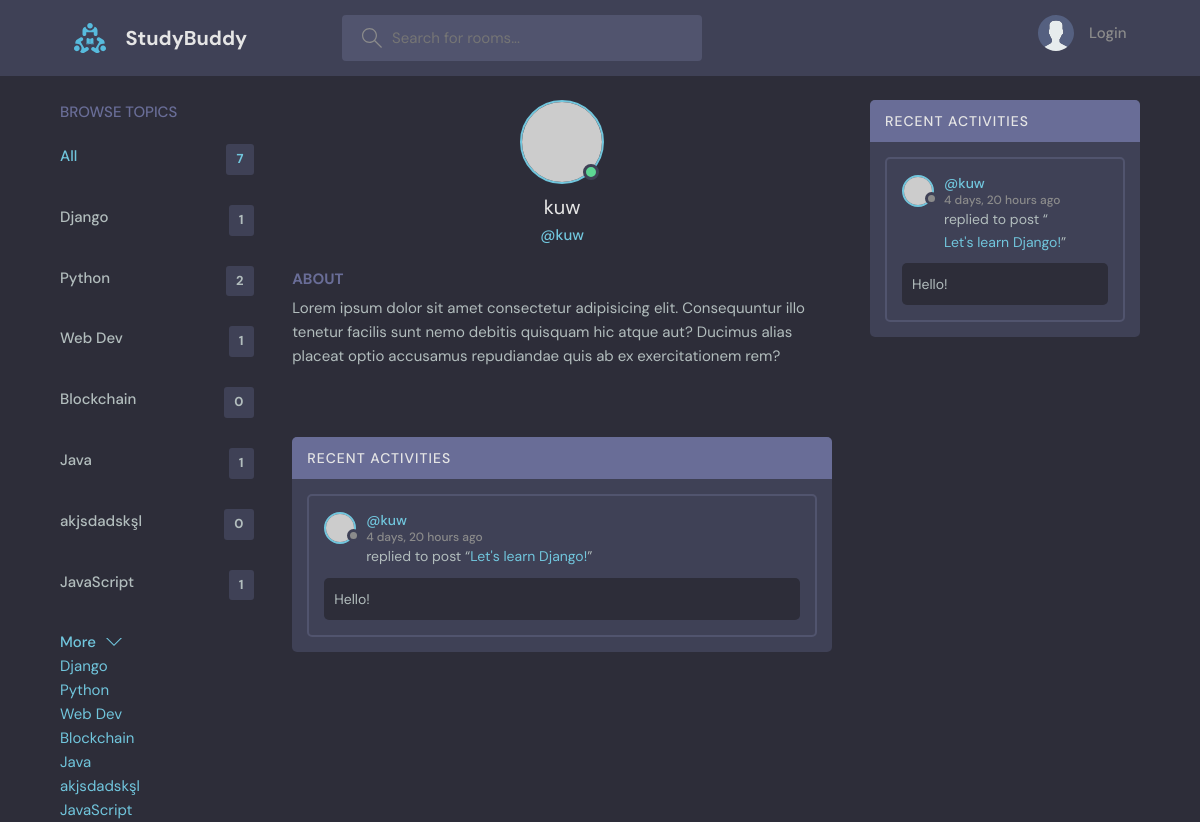
Page /profile/1/ on the committed database.
### base/models.py (models this page shows, shortened)
class Topic(models.Model):
    name = models.CharField(max_length=200)
    def __str__(self):
        return self.name

class Message(models.Model):
    user = models.ForeignKey(User, on_delete=models.CASCADE)
    room = models.ForeignKey(Room,on_delete=models.CASCADE)
    body = models.TextField()
    updated = models.DateTimeField(auto_now=True)
    created = models.DateTimeField(auto_now_add=True)
    class Meta:
        ordering = ['-updated', '-created']

class Room(models.Model):
    host = models.ForeignKey(User, on_delete=models.SET_NULL, null=True)
    topic = models.ForeignKey('Topic', null=True, on_delete=models.SET_NULL)
    name = models.CharField(max_length=100)
    description = models.TextField(null=True, blank=True)
    participants = models.ManyToManyField(User, related_name='participants', blank=True)
    updated = models.DateTimeField(auto_now=True)
    created = models.DateTimeField(auto_now_add=True)
    class Meta:
        ordering = ['-updated','-created']
    def __str__(self):
        return self.name

### base/views.py (the view)
# urls.py: path('profile/<str:pk>/', views.userProfile, name='user-profile'),
def userProfile(req,pk):
    user = User.objects.get(id=pk)
    rooms = user.room_set.all()
    room_messages = user.message_set.all()
    topics = Topic.objects.all()
    context = {
        'user' : user,
        'rooms' : rooms,
        'room_messages' : room_messages,
        'topics' : topics
    }
    return render(req, 'base/profile.html' , context)

### templates/base/profile.html (shortened to what this page needs)
{% extends 'main.html' %} {% block content %}
<main class="profile-page layout layout--3">
  <div class="container">
    {% include 'base/topics_component.html'%}
    <div class="roomList">
      <div class="profile">
        <div class="profile__avatar">
          <div class="avatar avatar--large active">
            <img src="https://randomuser.me/api/portraits/men/11.jpg" />
          </div>
        </div>
        <div class="profile__info">
          <h3>{{user.username}}</h3>
          <p>@{{user.username}}</p>
        </div>
        <div class="profile__about">
          <h3>About</h3>
          <p>
            Lorem ipsum dolor sit amet consectetur adipisicing elit.
            Consequuntur illo tenetur facilis sunt nemo debitis quisquam hic
            atque aut? Ducimus alias placeat optio accusamus repudiandae quis ab
            ex exercitationem rem?
          </p>
        </div>
      </div>
      <div class="roomList__header">
      </div>
      {% include 'base/activity_component.html' %}
    </div>
    {% include 'base/activity_component.html' %}
  </div>
</main>
{% endblock content %}

### templates/main.html (shortened to what this page needs)
<!DOCTYPE html>
{% load static %}
<html lang="en">
  <head>
    <link rel="stylesheet" href="{% static 'styles/style.css' %}" />
  </head>
  <body>
    {% include 'navbar.html' %} {% block content %}{% endblock %}
  </body>
</html>

### templates/navbar.html (shortened to what this page needs)
{% load static %}
<header class="header header--loggedIn">
  <div class="container">
    <a href="{% url 'home' %}" class="header__logo">
      <img src="{% static 'images/logo.svg'%}" />
      <h1>StudyBuddy</h1>
    </a>
    <form class="header__search" method="GET" action="{% url 'home' %}">
      <label>
        <input name="q" placeholder="Search for rooms..." />
      </label>
    </form>
    <nav class="header__menu">
      {% if request.user.is_authenticated %}
      <div class="header__user">
        <a href="{% url 'user-profile' request.user.id %}">
          <div class="avatar avatar--medium active">
            <img src="https://randomuser.me/api/portraits/men/37.jpg" />
          </div>
          <p>
            {{request.user.username}} <span>@{{request.user.username}}</span>
          </p>
        </a>
        <button class="dropdown-button">
          <svg
            version="1.1"
            xmlns="http://www.w3.org/2000/svg"
            width="32"
            height="32"
            viewBox="0 0 32 32"
          >
            <title>chevron-down</title>
            <path d="M16 21l-13-13h-3l16 16 16-16h-3l-13 13z"></path>
          </svg>
        </button>
      </div>
      {% else %}
      <a href="{% url 'login' %}">
        <img src="{% static 'images/avatar.svg' %}" />
        <p>Login</p>
      </a>
      {% endif %}
    </nav>
  </div>
</header>

### templates/base/topics_component.html
<div class="topics">
  <div class="topics__header">
    <h2>Browse Topics</h2>
  </div>
  <ul class="topics__list">
    <li>
      <a href="{% url 'home' %}" class="active"
        >All <span>{{topics.count}}</span></a
      >
    </li>
    {% for topic in topics %}
    <li>
      <a href="{%url 'home' %}?q={{topic.name}}"
        >{{topic}} <span>{{topic.room_set.all.count}}</span></a
      >
    </li>
    {% endfor %}
  </ul>
  <a class="btn btn--link" href="{% url 'topics' %}">
    More
    <svg
      version="1.1"
      xmlns="http://www.w3.org/2000/svg"
      width="32"
      height="32"
      viewBox="0 0 32 32"
    >
      <title>chevron-down</title>
      <path d="M16 21l-13-13h-3l16 16 16-16h-3l-13 13z"></path>
    </svg>
  </a>
  {% for topic in topics %}
  <div>
    <a href="{%url 'home' %}?q={{topic.name}}">{{topic}}</a>
  </div>
  {% endfor %}
</div>

### templates/base/activity_component.html (shortened to what this page needs)
<div class="activities">
  <div class="activities__header">
    <h2>Recent Activities</h2>
  </div>
  {% for message in room_messages %}
  <div class="activities__box">
    <div class="activities__boxHeader roomListRoom__header">
      <a
        href="{% url 'user-profile' message.user.id %}"
        class="roomListRoom__author"
      >
        <div class="avatar avatar--small">
          <img src="https://randomuser.me/api/portraits/women/11.jpg" />
        </div>
        <p>
          @{{message.user}}
          <span>{{message.created |timesince }} ago</span>
        </p>
      </a>
    </div>
    <div class="activities__boxContent">
      <p>
        replied to post “<a href="{% url 'room' message.room.id %}"
          >{{message.room}}</a
        >”
      </p>
      <div class="activities__boxRoomContent">{{message.body}}</div>
    </div>
  </div>
  {% endfor %}
</div>

### rows in the picture
Topic: name "Django", room_set.all.count "1"
Topic: name "Python", room_set.all.count "2"
Topic: name "Web Dev", room_set.all.count "1"
Topic: name "Blockchain", room_set.all.count "0"
Topic: name "Java", room_set.all.count "1"
Topic: name "akjsdadskşl", room_set.all.count "0"
Topic: name "JavaScript", room_set.all.count "1"
Message: user "kuw", created "4 days, 20 hours", room "Let's learn Django!", body "Hello!"

### other values in the picture
{{ topics.count }} "7"
{{ user.username }} "kuw"
